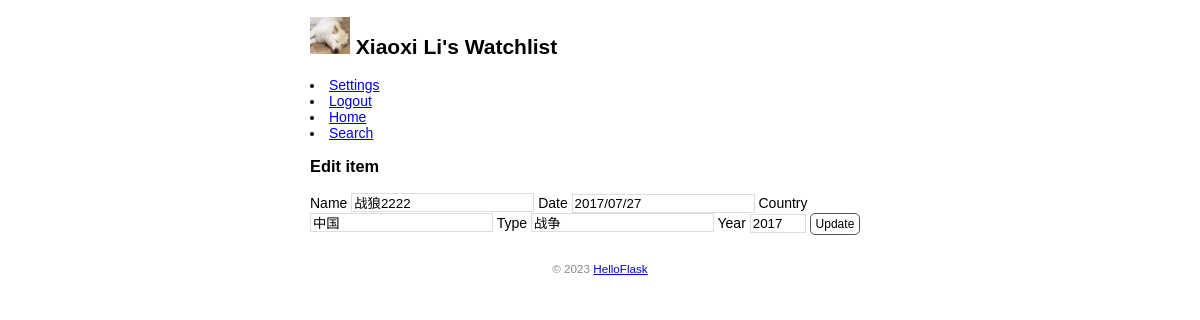
Page /movie/edit/1001 (signed in) on the committed database.
### app.py (models this page shows, shortened)
class User(db.Model, UserMixin): #表名是user
    id = db.Column(db.Integer,primary_key = True) #主键
    name = db.Column(db.String(20)) #名字
    username = db.Column(db.String(20))  # 用户名
    password_hash = db.Column(db.String(128))  # 密码散列值

class movie_info(db.Model):
    __tablename__ = 'movie_info'
    movie_id = db.Column(db.String(10), primary_key = True) #主键
    movie_name = db.Column(db.String(60)) #电影标题
    release_date = db.Column(db.String(10)) #电影具体日期
    country = db.Column(db.String(2))#出品国家
    type = db.Column(db.String(2))#电影种类
    year = db.Column(db.Integer) #电影年份
    actors = db.relationship('actor_info', secondary = 'movie_actor_relation', backref = 'movie_info')

### app.py (the view, shortened to what this page needs)
@app.route('/movie/edit/<int:movie_id>', methods=['GET', 'POST'])
@login_required
def edit(movie_id):
    movie = movie_info.query.get_or_404(movie_id) #如果找不到就返回404错误响应
    return render_template('edit.html', movie=movie)  # 传入被编辑的电影记录

### app.py (called while the page is built)
@login_manager.user_loader
def load_user(user_id):  # 创建用户加载回调函数，接受用户 ID 作为参数
    user = User.query.get(int(user_id))  # 用 ID 作为 User 模型的主键查询对应的用户
    return user  # 返回用户对象

@app.context_processor #注册一个模板上下文处理函数，处理多个模板内都需要使用的变量
def inject_user():
    user = User.query.first()
    return dict(user=user) #返回字典，等同于return{'user':user}

### templates/edit.html
{% extends 'base.html' %}
{% block content %}
<h3>Edit item</h3>
<form method="post">
    Name <input type="text" name="title" autocomplete="off" required value="{{ movie.movie_name }}">
    Date <input type="text" name="date" autocomplete="off" required value ="{{ movie.release_date }}" >
    Country <input type="text" name="country" autocomplete="off" required value = "{{ movie.country }}">
    Type <input type="text" name="type" autocomplete="off" required value = "{{ movie.type }}">
    Year <input type="text" name="year" autocomplete="off" required value="{{ movie.year }}">
    <input class="btn" type="submit" name="submit" value="Update">
</form>
{% endblock %}

### templates/base.html (shortened to what this page needs)
<!DOCTYPE html>
<html lang="en">
<head>
    {% block head %}
    <link rel="stylesheet" href="{{ url_for('static', filename='main.css') }}" type="text/css">
    {% endblock %}
</head>
<body>
    <h2>
        <img alt="icon" class="icon" src="{{ url_for('static', filename='favicon.jpg')}}">
        {{ user.name }}'s Watchlist
    </h2>
    <nav>
        <u1>
            {% if current_user.is_authenticated %}
                <li><a href="{{ url_for('settings') }}">Settings</a></li>
                <li><a href="{{ url_for('logout') }}">Logout</a></li>
            {% else %}
                <li><a href="{{ url_for('login') }}">Login</a></li>
            {% endif %}
            <li><a href="{{ url_for('index') }}">Home</a></li>
            <li><a href="{{ url_for('search') }}">Search</a></li>
        </u1>
    </nav>
     {% block content %}{% endblock %}
    <footer>
        <small>&copy; 2023 <a href="http://helloflask.com/tutorial">HelloFlask</a></small>
    </footer>
</body>
</html>

### static/main.css (style rules this page uses)
body { margin: auto; max-width: 580px; font-size: 14px; font-family: Helvetica, Arial, sans-serif; }
footer { color:#888; margin-top:15px; text-align: center; padding: 10px; }
.icon { width:40px }
input[type=submit] { font-family: inherit; }
input[type=text] { border: 1px solid #ddd; }
input[name=year] { width: 50px; }
.btn { font-size: 12px; padding: 3px 5px; text-decoration: none; cursor: pointer; background-color: white; color: black; border: 1px solid #555555; border-radius: 5px; }

### rows in the picture
User: name "Xiaoxi Li"
movie_info: title "战狼2222", date "2017/07/27", country "中国", type "战争", year "2017"
